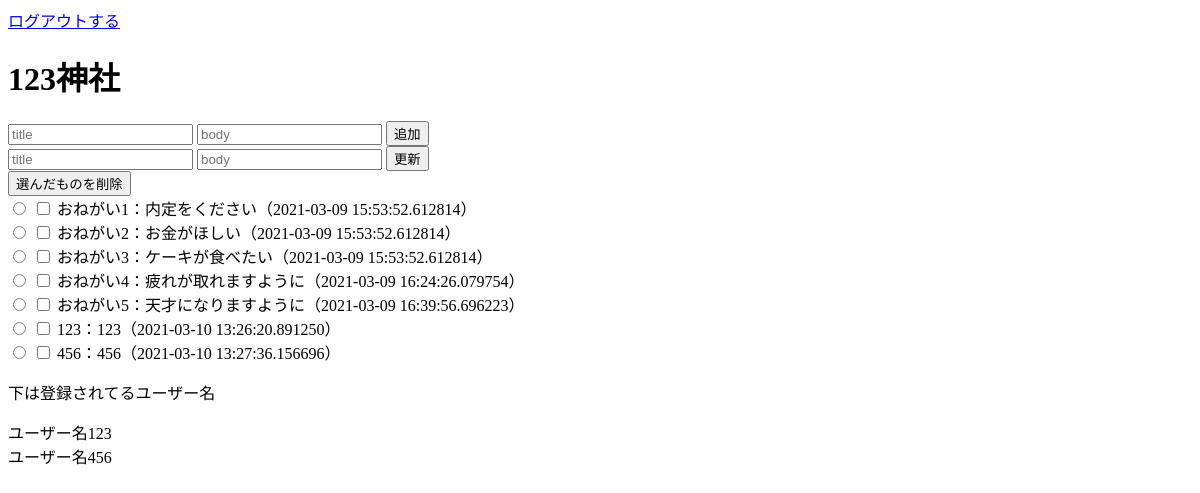
The page /index (signed in) on the database as committed earlier.
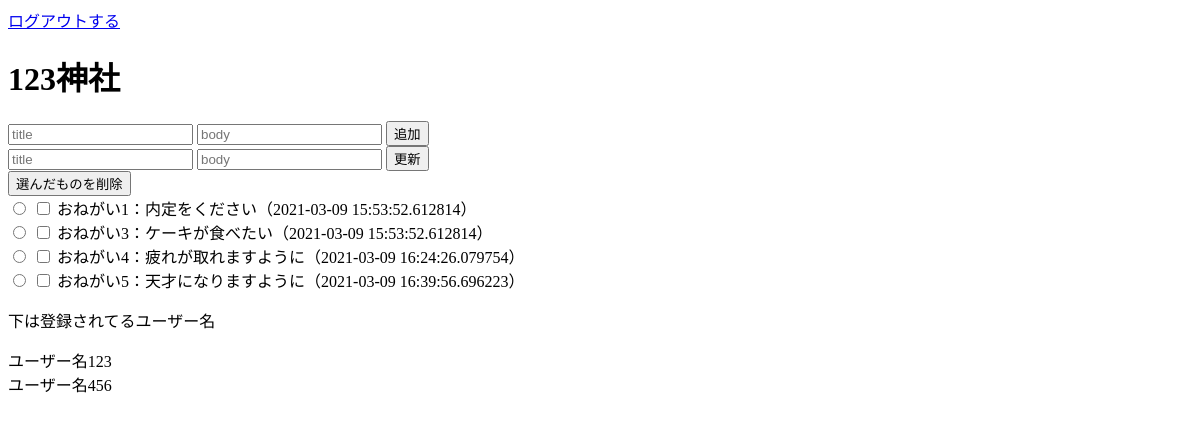
The same page on the database as committed later.
### models/models.py (models this page shows, shortened)
class OnegaiContent(Base):
    __tablename__ = 'onegaicontents'
    id = Column(Integer, primary_key=True)
    title = Column(String(128), unique=True)
    body = Column(Text)
    date = Column(DateTime, default=datetime.now())

class User(Base):
    __tablename__ = 'users'
    id = Column(Integer, primary_key=True)
    user_name = Column(String(128), unique=True)
    hashed_password = Column(String(128))

### app/app.py (the view)
@app.route("/")
@app.route("/index")
def index():
    if "user_name" in session:
        name = session["user_name"]
        all_onegai = OnegaiContent.query.all()
        all_user = User.query.all()
        title_name = 'index'
        return render_template("index.html", name=name, all_onegai=all_onegai, all_user=all_user,title_name=title_name)
    else:
        return redirect(url_for("top", status="logout"))

### app/templates/index.html
{% extends "layout.html" %}
{% block content %}
    <a href="/logout">ログアウトする</a>
    {% if name == "kiyokiyo" %}
    <h1>スペシャル{{name}}神社</h1>
    {% elif name %}
    <h1>{{name}}神社</h1>
    {% else %}
    <h1>ただの神社</h1>
    {% endif %}
    <form action="/add" method="post">
        <input type="text" name="title" placeholder="title">
        <input type="text" name="body" placeholder="body">
        <input type="submit" value="追加">
    </form>
    <form action="/update" method="post" id="update">
        <input type="text" name="title" placeholder="title">
        <input type="text" name="body" placeholder="body">
        <input type="submit" value="更新">
    </form>
    <form action="/delete" method="post" id="delete">
        <input type="submit" value="選んだものを削除">
    </form>
    {% for onegai in all_onegai %}
    <div>
        <input type="radio" name="update" form="update" value={{onegai.id}}>
        <input type="checkbox" name="delete" form="delete" value={{onegai.id}}>
        {{onegai.title}}：{{onegai.body}}（{{onegai.date}}）
    </div>
    {% endfor %}
    <p>下は登録されてるユーザー名</p>
    {% for user in all_user %}
    <div>
        ユーザー名{{user.user_name}}
    </div>
    {% endfor %}
{% endblock %}

### app/templates/layout.html (shortened to what this page needs)
<!DOCTYPE html>
<html lang='ja'>
    <head>
    </head>
    <body>
        {% block content %}
        {% endblock %}
    </body>
</html>

Rows that differ between the two databases and show on the page:
removed OnegaiContent: title "おねがい2", body "お金がほしい", date "2021-03-09 15:53:52.612814"
removed OnegaiContent: title "123", body "123", date "2021-03-10 13:26:20.891250"
removed OnegaiContent: title "456", body "456", date "2021-03-10 13:27:36.156696"
